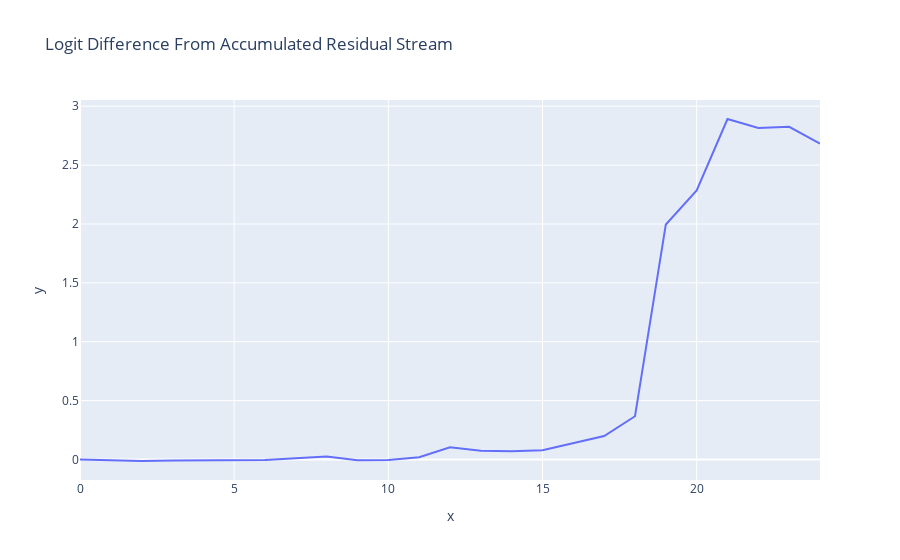

Notebook code cell kept with this figure:
### Markdown cell above
### Logit Lens

### Code cell
from circuit_utils import residual_stack_to_logit_diff

accumulated_residual, labels = clean_cache.accumulated_resid(layer=-1, incl_mid=False, pos_slice=-1, return_labels=True)
logit_lens_logit_diffs = residual_stack_to_logit_diff(accumulated_residual, logit_diff_directions, prompts, clean_cache)
line(logit_lens_logit_diffs, x=np.arange(model.cfg.n_layers+1), hover_name=labels, title="Logit Difference From Accumulated Residual Stream")

### Figure 1 — Plotly figure (JSON) as saved in the notebook; plotly's stock layout.template omitted (floating-point values rounded to 4 significant figures)
{"data": [{"hovertemplate": "x=%{x}<br>y=%{y}<extra></extra>", "legendgroup": "", "line": {"color": "#636efa", "dash": "solid"}, "marker": {"symbol": "circle"}, "mode": "lines", "name": "", "orientation": "v", "showlegend": false, "type": "scatter", "x": [0, 1, 2, 3, 4, 5, 6, 7, 8, 9, 10, 11, 12, 13, 14, 15, 16, 17, 18, 19, 20, 21, 22, 23, 24], "xaxis": "x", "y": [-0.000218, -0.007814, -0.01304, -0.008787, -0.008509, -0.009684, -0.003637, 0.01089, 0.02422, -0.007018, -0.004521, 0.01862, 0.1028, 0.07504, 0.06901, 0.07749, 0.1353, 0.199, 0.3671, 1.996, 2.285, 2.891, 2.815, 2.825, 2.682], "yaxis": "y"}], "layout": {"legend": {"tracegroupgap": 0}, "title": {"text": "Logit Difference From Accumulated Residual Stream"}, "xaxis": {"anchor": "y", "domain": [0, 1], "title": {"text": "x"}}, "yaxis": {"anchor": "x", "domain": [0, 1], "title": {"text": "y"}}}}
